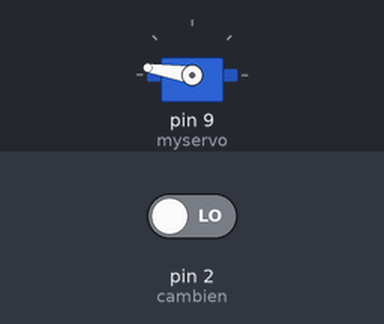
Simulated run of this sketch. Board: Arduino Uno, built with avr-gcc and run on an emulated ATmega328P. Shown: servo. The test bench sets the inputs (shaded band); at power-on: pin 2 (cambien) LOW.

Above: at 0.15 s.
At 3.5 s:
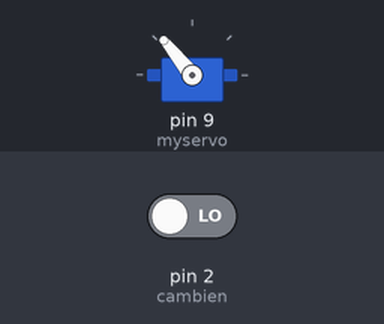
3.6 s: pin 2 (cambien) driven HIGH
At 3.76 s:
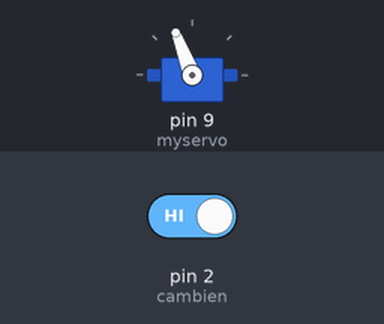
Timing chart, 0 to 13.1 s (numbered marks = the images above; inputs shaded):
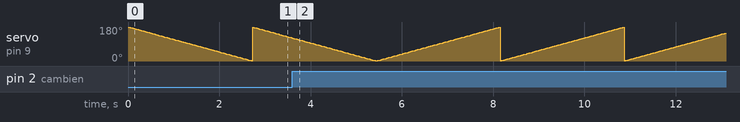

The sketch:

sketch_may03a.ino
```cpp
#include <Servo.h>

Servo myservo;
int pos = 0;
int cambien=2;
void setup() {
  myservo.attach(9);

}

void loop() {
  // put your main code here, to run repeatedly:
  if (digitalRead(cambien) == HIGH)
  {
    for(pos = 0; pos < 180; pos += 1)
  {
    myservo.write(pos);
    delay(15);
  }
}
  else if (digitalRead(cambien) == LOW){
    for(pos = 180; pos>=1; pos-=1)
  {
    myservo.write(pos);
    delay(15);
  }
  }
}
```
